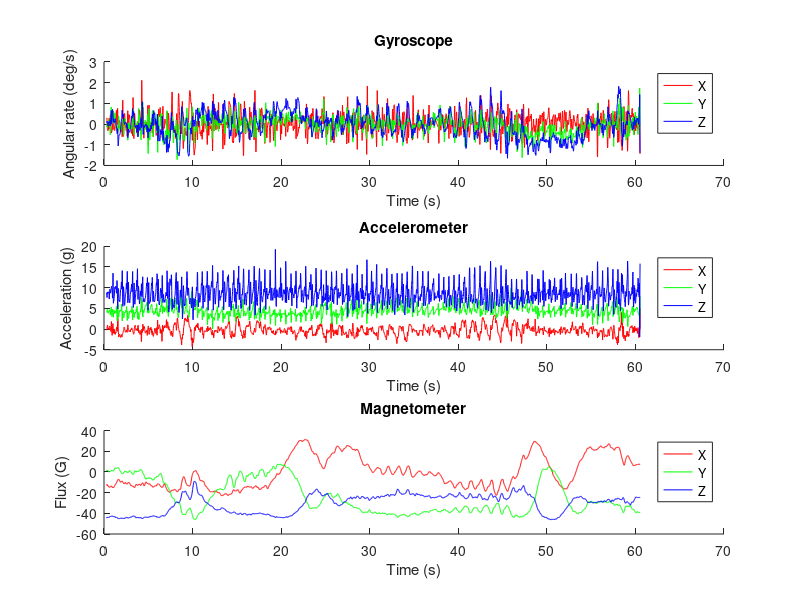

MATLAB code to generate this figure: (Note: this script raises an error after producing the figure.)
% ExampleScript.m
%
% This script demonstrates use of the MadgwickAHRS and MahonyAHRS algorithm
% classes with example data. ExampleData.mat contains calibrated gyroscope,
% accelerometer and magnetometer data logged from an AHRS device (x-IMU)
% while it was sequentially rotated from 0 degrees, to +90 degree and then
% to -90 degrees around the X, Y and Z axis.  The script first plots the
% example sensor data, then processes the data through the algorithm and
% plots the output as Euler angles.
%
% Note that the Euler angle plot shows erratic behaviour in phi and psi
% when theta approaches �90 degrees. This due to a singularity in the Euler
% angle sequence known as 'Gimbal lock'.  This issue does not exist for a
% quaternion or rotation matrix representation.
%
% Date          Author          Notes
% 28/09/2011    SOH Madgwick    Initial release
% 13/04/2012    SOH Madgwick    deg2rad function no longer used
% 06/11/2012    Seb Madgwick    radian to degrees calculation corrected

%% Start of script

addpath('quaternion_library');      % include quaternion library
close all;                          % close all figures
clear;                              % clear all variables
clc;                                % clear the command terminal

%% Import and plot sensor data

%load('11_5flat_trial2.mat');
%load('11_5vertical_trial2.mat');
load('11_20benign2.mat');
load('11_20sophattack2.mat');
figure('Name', 'Sensor Data');
axis(1) = subplot(3,1,1);
hold on;
plot(time, gyroscope_calibrated(:,1), 'r');
plot(time, gyroscope_calibrated(:,2), 'g');
plot(time, gyroscope_calibrated(:,3), 'b');
legend('X', 'Y', 'Z');
xlabel('Time (s)');
ylabel('Angular rate (deg/s)');
title('Gyroscope');
hold off;
axis(2) = subplot(3,1,2);
hold on;
plot(time, accelerometer(:,1), 'r');
plot(time, accelerometer(:,2), 'g');
plot(time, accelerometer(:,3), 'b');
legend('X', 'Y', 'Z');
xlabel('Time (s)');
ylabel('Acceleration (g)');
title('Accelerometer');
hold off;
axis(3) = subplot(3,1,3);
hold on;
plot(time, magnetometer_calibrated(:,1), 'r');
plot(time, magnetometer_calibrated(:,2), 'g');
plot(time, magnetometer_calibrated(:,3), 'b');
legend('X', 'Y', 'Z');
xlabel('Time (s)');
ylabel('Flux (G)');
title('Magnetometer');
hold off;
linkaxes(axis, 'x');

%% Process sensor data through algorithm

AHRS = MadgwickAHRS('SamplePeriod', 1/256, 'Beta', 0.1);
% AHRS = MahonyAHRS('SamplePeriod', 1/256, 'Kp', 0.5);

quaternion = zeros(length(time), 4);
for t = 1:length(time)
    AHRS.Update(gyroscope_calibrated(t,:), accelerometer(t,:), magnetometer_calibrated(t,:));	% gyroscope units must be radians
    quaternion(t, :) = AHRS.Quaternion;
end
quaternion_1 = zeros(length(time_1), 4);
for t = 1:length(time_1)
    AHRS.Update(gyroscope_calibrated_1(t,:), accelerometer_1(t,:), magnetometer_calibrated_1(t,:));	% gyroscope units must be radians
    quaternion_1(t, :) = AHRS.Quaternion;
end
%% Plot algorithm output as Euler angles
% The first and third Euler angles in the sequence (phi and psi) become
% unreliable when the middle angles of the sequence (theta) approaches �90
% degrees. This problem commonly referred to as Gimbal Lock.
% See: http://en.wikipedia.org/wiki/Gimbal_lock

%mapping both different quaternions
%euler = quatern2euler(quaternConj(quaternion)) * (180/pi);	% use conjugate for sensor frame relative to Earth and convert to degrees.
euler=quaternion*(180/pi)
%euler_1 = quatern2euler(quaternConj(quaternion_1)) * (180/pi);	% use conjugate for sensor frame relative to Earth and convert to degrees.
euler_1=quaternion_1*(180/pi)

figure('Name', 'Euler Angles before orientation');
axis(1) = subplot(3,1,1);
hold on;
plot(time, euler(:,2));
plot(time_1, euler_1(:,2));
xlabel('Time (s)');
ylabel('roll');
%legend('attack', 'actual');
hold off;
axis(2) = subplot(3,1,2);
hold on;
plot(time, euler(:,3));
plot(time_1, euler_1(:,3));
xlabel('Time (s)');
ylabel('pitch');
legend('normal', 'attacker');
hold off;
axis(3) = subplot(3,1,3);
hold on;
plot(time, euler(:,4));
plot(time_1, euler_1(:,4));
%title('Euler angles');
xlabel('Time (s)');
ylabel('yaw');
%legend('horizontal', 'vertical');
hold off;



%% making second quaternion orient to first's frame of reference


if(length(quaternion)<length(quaternion_1))
    quaternion_1=quaternion_1(1:length(quaternion),:);
else
    if(length(quaternion)>length(quaternion_1))
        quaternion=quaternion(1:length(quaternion_1),:);
        time=time_1;
    end
end
relative_or=quaternion_1.*quaternion;
%quaternion_1=(quaternion.*inv);
quaternion_1=(quaternion_1.*relative_or);
%euler = quatern2euler(quaternConj(quaternion)) * (180/pi);	% use conjugate for sensor frame relative to Earth and convert to degrees.
euler=quaternion*(180/pi)
%euler_1 = quatern2euler(quaternConj(quaternion_1)) * (180/pi);	% use conjugate for sensor frame relative to Earth and convert to degrees.
euler_1=quaternion_1*(180/pi)

%mapping oriented quaternions
figure('Name', 'Euler Angles after orientation');
axis(1) = subplot(3,1,1);
hold on;
plot(time, euler(:,2));
plot(time, euler_1(:,2));
xlabel('Time (s)');
ylabel('roll');
%legend('horizontal', 'vertical');
hold off;
axis(2) = subplot(3,1,2);
hold on;
plot(time, euler(:,3));
plot(time, euler_1(:,3));
xlabel('Time (s)');
ylabel('pitch');
%legend('horizontal', 'vertical');
hold off;
axis(3) = subplot(3,1,3);
hold on;
plot(time, euler(:,4));
plot(time, euler_1(:,4));
%title('Euler angles');
xlabel('Time (s)');
ylabel('yaw)');
%legend('horizontal', 'vertical');
hold off;
%% End of script